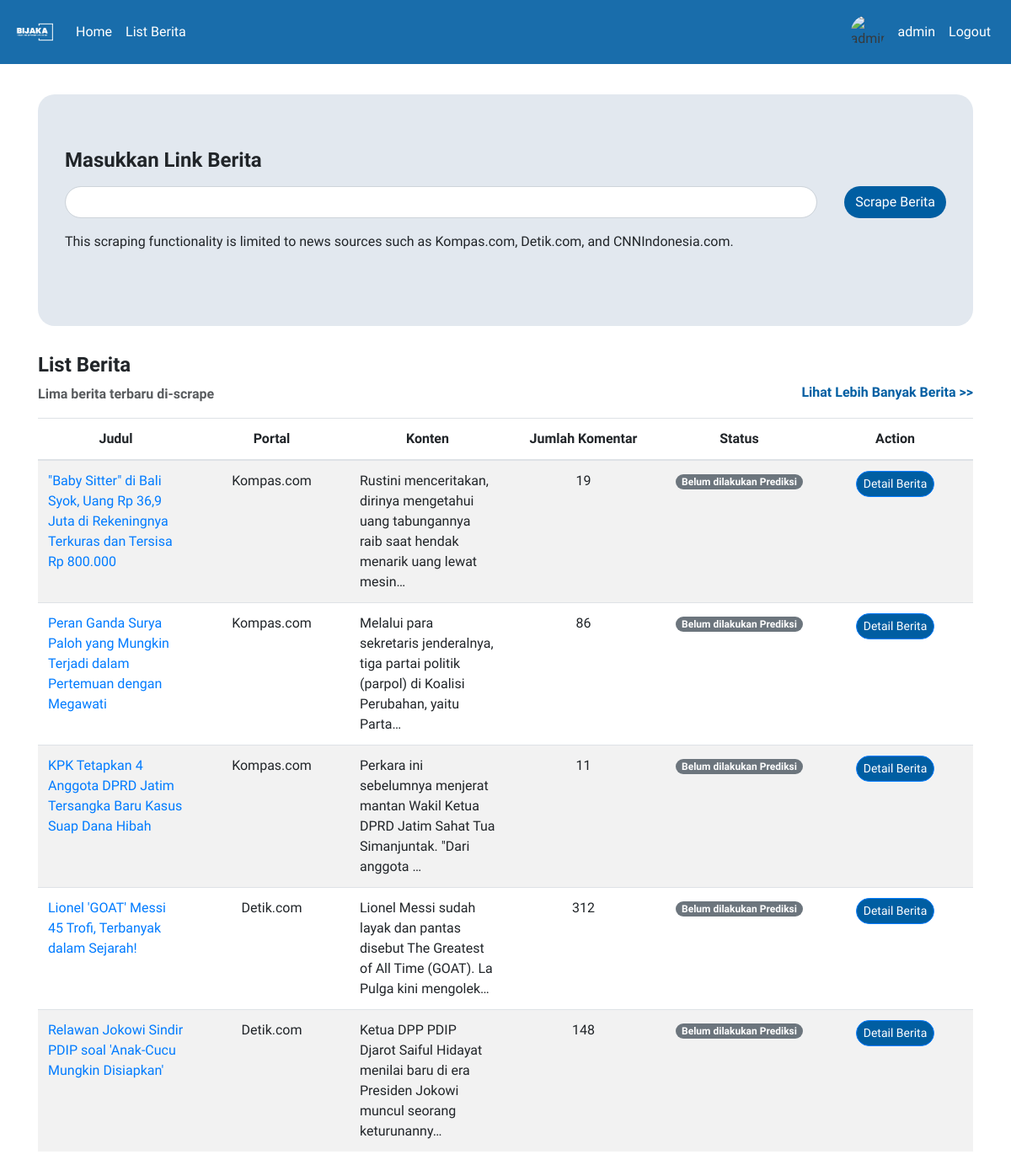
Page / (signed in) on the earlier database version.
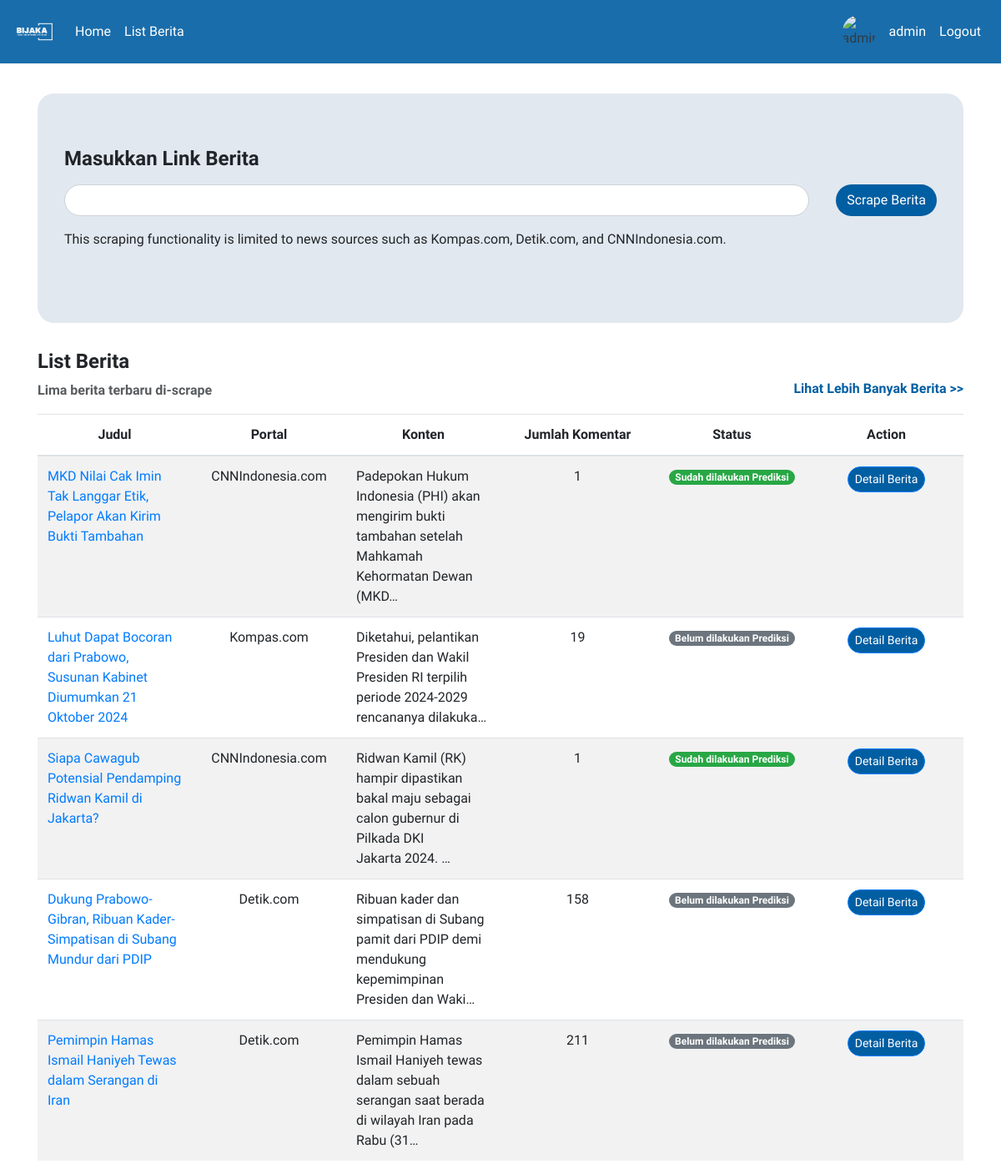
Same page on the later database version.
### hateapp/models.py (models this page shows, shortened)
class Berita(models.Model):
    id = models.CharField(primary_key=True, max_length=8, default=generate_short_uuid, editable=False, unique=True)
    link = models.URLField()
    portal = models.CharField(max_length=50)
    judul = models.CharField(max_length=255)
    konten = models.TextField()
    jumlah_komentar = models.PositiveIntegerField()
    timestamp_scrape = models.DateTimeField(verbose_name='Timestamp Scrape')
    @property
    def status_prediksi(self):
        return all(komentar.prediksi is not None for komentar in self.komentar_set.all())

### hateapp/views.py (the view)
# urls.py: path('', views.berita, name='berita'),
def berita(request):
    berita_list = Berita.objects.order_by('-timestamp_scrape')[:5]
    for berita in berita_list:
        print("aaaaa")
    if request.method == 'POST':
        form = LinkBeritaForm(request.POST)
        if form.is_valid():
            link_berita = form.cleaned_data['link']
            print(link_berita)
            if not link_berita.startswith("https://"):
                form = LinkBeritaForm()
                return render(request, 'home.html', {'berita_list': berita_list, 'form': form, 'error_message': f'Invalid link','stop_prediction': True})
            link_berita = link_berita.replace('http://', 'https://') if link_berita.startswith('http://') else ('https://' + link_berita) if link_berita.startswith('www.') else ('https://' + link_berita) if not link_berita.startswith('https://') else link_berita
            parsed_url = urlparse(link_berita)
            link_berita = urlunparse((parsed_url.scheme, parsed_url.netloc, parsed_url.path, '', '', ''))
            if Berita.objects.filter(link=link_berita).exists():
                form = LinkBeritaForm()
                return render(request, 'home.html', {'berita_list': berita_list, 'form': form, 'error_message': 'This link has already been scraped.', 'stop_prediction': True})
            try:
                parsed_url = urlparse(link_berita)
                domain = parsed_url.netloc
                if 'kompas.com' in domain:
                    scraper_function = scraper_kompas
                    portal = "Kompas.com"
                elif 'detik.com' in domain:
                    scraper_function = scraper_detik
                    portal = "Detik.com"
                elif 'cnnindonesia.com' in domain:
                    scraper_function = scraper_cnn
                    portal = "CNNIndonesia.com"
                else:
                    raise ValueError('Unsupported news website')
                scraped_data = scraper_function(link_berita)
                print(scraped_data)
                if scraped_data and scraped_data['jumlah_komentar'] > 0:
                    berita_baru = Berita.objects.create(
                        link=scraped_data['link'],
                        judul=scraped_data['judul'],
                        konten=scraped_data['konten'],
                        jumlah_komentar=scraped_data['jumlah_komentar'],
                        portal=portal,
                        timestamp_scrape=timezone.now()
                    )
                    for komentar_data in scraped_data.get('komentar', []):
                        Komentar.objects.create(
                            berita=berita_baru,
                            penulis_komentar=komentar_data['username'],
                            isi_komentar=komentar_data['komentar']
                        )
                    return redirect('detail_berita', berita_id=berita_baru.id)
                else:
                    error_message = "There are no comments that can be scraped"
                    form = LinkBeritaForm()
                    return render(request, 'home.html', {'berita_list': berita_list, 'form': form, 'error_message': error_message, 'stop_prediction': True})
            except Exception as e:
                error_message = f'Error in scraping: {e}'
                form = LinkBeritaForm()
                return render(request, 'home.html', {'berita_list': berita_list, 'form': form, 'error_message': error_message, 'stop_prediction': True})
    else:
        form = LinkBeritaForm()
    return render(request, 'home.html', {'berita_list': berita_list, 'form': form, 'stop_prediction': True})

### hateapp/forms.py
class LinkBeritaForm(forms.Form):
    link = forms.CharField(
        label='Masukkan Link Berita',
        widget=forms.TextInput(attrs={'class': 'form-control', 'style': 'border-radius: 20px;'})
    )

### templates/home.html (shortened to what this page needs)
{% extends 'base.html' %}
{% block content %}
<link rel="stylesheet" href="https://cdn.datatables.net/1.11.3/css/jquery.dataTables.min.css">
<div class="jumbotron" style="border-radius: 20px; background-color: #E2E8EF">
    <form method="post" action="{% url 'berita' %}" class="mb-4" id="beritaForm">
        <div class="form-group">
            <label for="{{ form.link.id_for_label }}"><h4><strong>Masukkan Link Berita</strong></h4></label>
            <div class="input-group">
                {{ form.link }}
                <div class="input-group-append" style="margin-left: 2em;">
                    <button type="submit" class="btn" id="submitBtn" style="background-color: #005EA2; color: #fff; border-radius: 20px;">
                        <span id="button-text">Scrape Berita</span>
                    </button>
                </div>
            </div>
        </div>
        <div class="">
            <p>This scraping functionality is limited to news sources such as Kompas.com, Detik.com, and CNNIndonesia.com.</p>
        </div>
    </form>
</div>
<h4><strong>List Berita</strong></h4>
<div class="row">
    <div class="col-6">
        <p style="opacity: 0.75;"><strong>Lima berita terbaru di-scrape</strong></p>
    </div>
    <div class="col-6 text-right">
        <h6><a href="{% url 'list_berita' %}" style="color: #005EA2;"><strong>Lihat Lebih Banyak Berita >></strong></a></h6>
    </div>
</div>
<table class="table table-striped" id="myTable" style="table-layout: fixed; width: 100%;">
    <thead class="text-center">
        <tr>
            <th>Judul</th>
            <th>Portal</th>
            <th>Konten</th>
            <th>Jumlah Komentar</th>
            <th>Status</th>
            <th>Action</th>
        </tr>
    </thead>
    <tbody>
        {% for berita in berita_list %}
            <tr>
                <td style="width: 20%; text-wrap: wrap;"><a href="{{berita.link}}" class="text-decoration-none" target="_blank">{{ berita.judul }}</a></td>
                <td class="text-center" style="width: 15%;">{{ berita.portal }}</td>
                <td style="width: 35%;">{{ berita.konten|truncatechars:100 }}</td>
                <td class="text-center" style="width: 10%;">{{ berita.jumlah_komentar }}</td>
                <td class="text-center" style="width: 5%;">
                    {% if berita.status_prediksi %}
                        <span class="badge badge-pill badge-success">Sudah dilakukan Prediksi</span>
                    {% else %}
                        <span class="badge badge-pill badge-secondary">Belum dilakukan Prediksi</span>
                    {% endif %}
                </td>
                <td class="text-center" style="width: 5%;">
                    <a href="{% url 'detail_berita' berita_id=berita.id %}" class="btn btn-sm btn-primary" style="background-color: #005EA2; color: #fff; border-radius: 20px;">Detail Berita</a>
                </td>
            </tr>
        {% endfor %}
    </tbody>
</table>
{% endblock %}

### templates/base.html (shortened to what this page needs)
<!DOCTYPE html>
{% load static %}
{% load avatar_tags %}
<html lang="en">
<head>
    <link rel="stylesheet" href="static/style.css">
    <link rel="stylesheet" href="https://cdn.jsdelivr.net/npm/bootstrap@4.6.2/dist/css/bootstrap.min.css">
</head>
<body>
  <nav class="navbar navbar-expand-lg navbar-light fixed-top" style="background-color: #005EA2; opacity: 0.90">
    <a class="navbar-brand" href="#" style="color: white; display: flex; align-items: center;">
      <img src="{% static 'bijaka.png' %}" alt="Deskripsi gambar" style="width: 50px; height: 50px; object-fit: cover; border-radius: 50%;">
  </a>
    <div class="collapse navbar-collapse" id="navbarNav">
      <ul class="navbar-nav">
        <li class="nav-item">
          <a class="nav-link" href="{% url 'berita' %}" style="color: white;">Home</a>
        </li>
        <li class="nav-item">
          <a class="nav-link" href="{% url 'list_berita' %}" style="color: white;">List Berita</a>
        </li>
      </ul>
      <ul class="navbar-nav ml-auto">
        {% if user.is_authenticated %}
            <li class="nav-item">
              <div class="d-flex align-items-center">
                <img src="{% avatar_url user 24 %}" style="width: 40px; height: 40px;" alt="{{ user.username }} Avatar" class="rounded-circle mr-2">
                <a class="nav-link" href="#" data-toggle="modal" data-target="#logoutModal" style="color: white;">
                    {{ user.username }}
                </a>
            </div>
            </li>
            <li class="nav-item">
                <a class="nav-link" href="#" data-toggle="modal" data-target="#logoutModal" style="color: white;">Logout</a>
            </li>
        {% else %}
            <li class="nav-item">
                <a class="nav-link" href="{% url 'login' %}" style="color: white;">Login</a>
            </li>
        {% endif %}
    </ul>
    </div>
</nav>
<div class="container mt-4" style="margin-top: 7em !important;">
        {% block content %}
        {% endblock %}
    </div>
</body>
</html>

### templates/base.html (style rules this page uses)
h2, h1, p, div, a { font-family: 'Plus Jakarta Sans', sans-serif; }

Differences in the rows shown:
removed Berita: judul "\"Baby Sitter\" di Bali Syok, Uang Rp 36,9 Juta di Rekeningnya Terkuras dan Tersisa Rp 800.000", portal "Kompas.com", konten "Rustini menceritakan, dirinya mengetahui uang tabungannya raib saat hendak menarik uang lewat mesin…", jumlah_komentar "19", shows "Belum dilakukan Prediksi"
removed Berita: judul "Peran Ganda Surya Paloh yang Mungkin Terjadi dalam Pertemuan dengan Megawati", portal "Kompas.com", konten "Melalui para sekretaris jenderalnya, tiga partai politik (parpol) di Koalisi Perubahan, yaitu Parta…", jumlah_komentar "86", shows "Belum dilakukan Prediksi"
removed Berita: judul "KPK Tetapkan 4 Anggota DPRD Jatim Tersangka Baru Kasus Suap Dana Hibah", portal "Kompas.com", konten "Perkara ini sebelumnya menjerat mantan Wakil Ketua DPRD Jatim Sahat Tua Simanjuntak. \"Dari anggota …", jumlah_komentar "11", shows "Belum dilakukan Prediksi"
removed Berita: judul "Lionel 'GOAT' Messi 45 Trofi, Terbanyak dalam Sejarah!", portal "Detik.com", konten "Lionel Messi sudah layak dan pantas disebut The Greatest of All Time (GOAT). La Pulga kini mengolek…", jumlah_komentar "312", shows "Belum dilakukan Prediksi"
removed Berita: judul "Relawan Jokowi Sindir PDIP soal 'Anak-Cucu Mungkin Disiapkan'", portal "Detik.com", konten "Ketua DPP PDIP Djarot Saiful Hidayat menilai baru di era Presiden Jokowi muncul seorang keturunanny…", jumlah_komentar "148", shows "Belum dilakukan Prediksi"
added Berita: judul "MKD Nilai Cak Imin Tak Langgar Etik, Pelapor Akan Kirim Bukti Tambahan", portal "CNNIndonesia.com", konten "Padepokan Hukum Indonesia (PHI) akan mengirim bukti tambahan setelah Mahkamah Kehormatan Dewan (MKD…", jumlah_komentar "1", shows "Sudah dilakukan Prediksi"
added Berita: judul "Luhut Dapat Bocoran dari Prabowo, Susunan Kabinet Diumumkan 21 Oktober 2024", portal "Kompas.com", konten "Diketahui, pelantikan Presiden dan Wakil Presiden RI terpilih periode 2024-2029 rencananya dilakuka…", jumlah_komentar "19", shows "Belum dilakukan Prediksi"
added Berita: judul "Siapa Cawagub Potensial Pendamping Ridwan Kamil di Jakarta?", portal "CNNIndonesia.com", konten "Ridwan Kamil (RK) hampir dipastikan bakal maju sebagai calon gubernur di Pilkada DKI Jakarta 2024. …", jumlah_komentar "1", shows "Sudah dilakukan Prediksi"
added Berita: judul "Dukung Prabowo-Gibran, Ribuan Kader-Simpatisan di Subang Mundur dari PDIP", portal "Detik.com", konten "Ribuan kader dan simpatisan di Subang pamit dari PDIP demi mendukung kepemimpinan Presiden dan Waki…", jumlah_komentar "158", shows "Belum dilakukan Prediksi"
added Berita: judul "Pemimpin Hamas Ismail Haniyeh Tewas dalam Serangan di Iran", portal "Detik.com", konten "Pemimpin Hamas Ismail Haniyeh tewas dalam sebuah serangan saat berada di wilayah Iran pada Rabu (31…", jumlah_komentar "211", shows "Belum dilakukan Prediksi"
